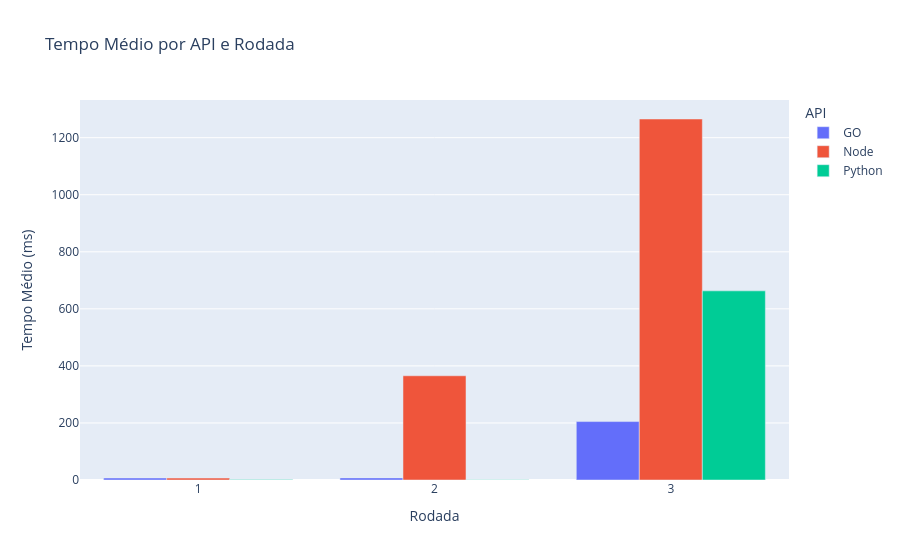
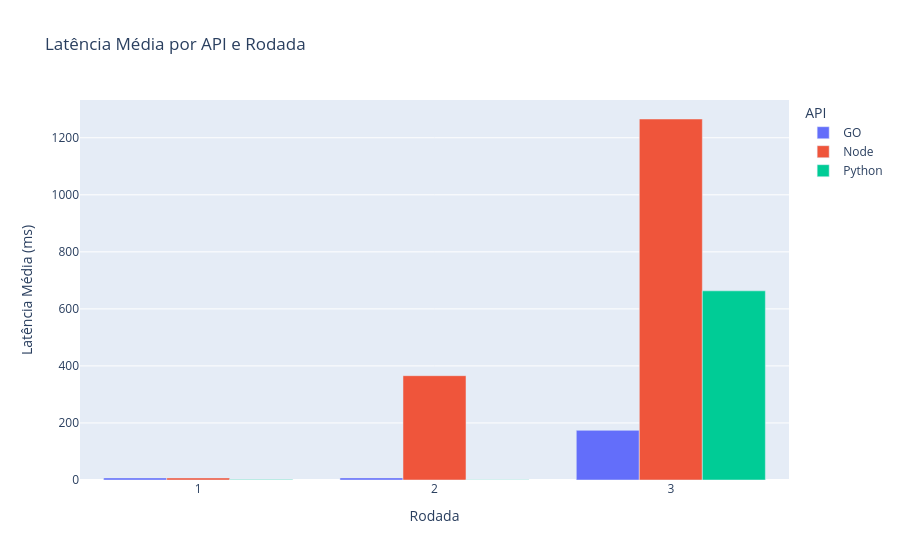
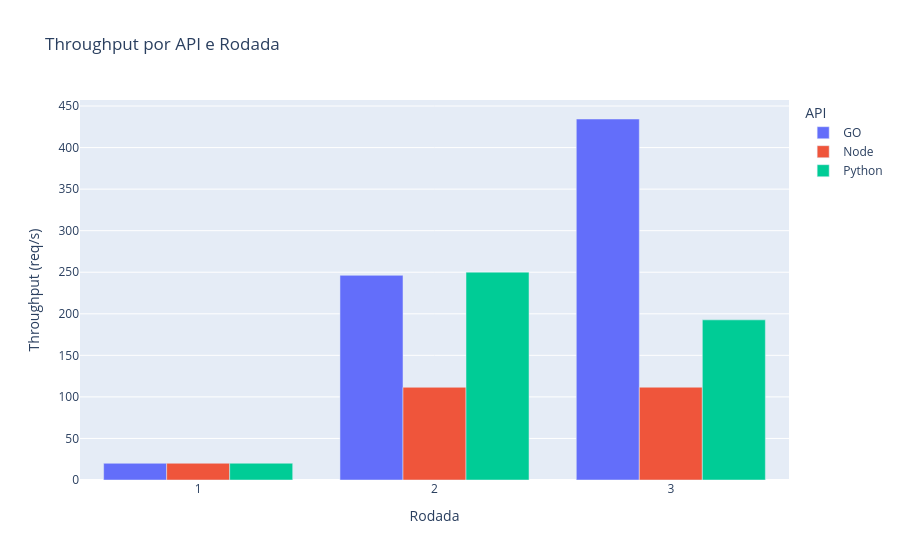
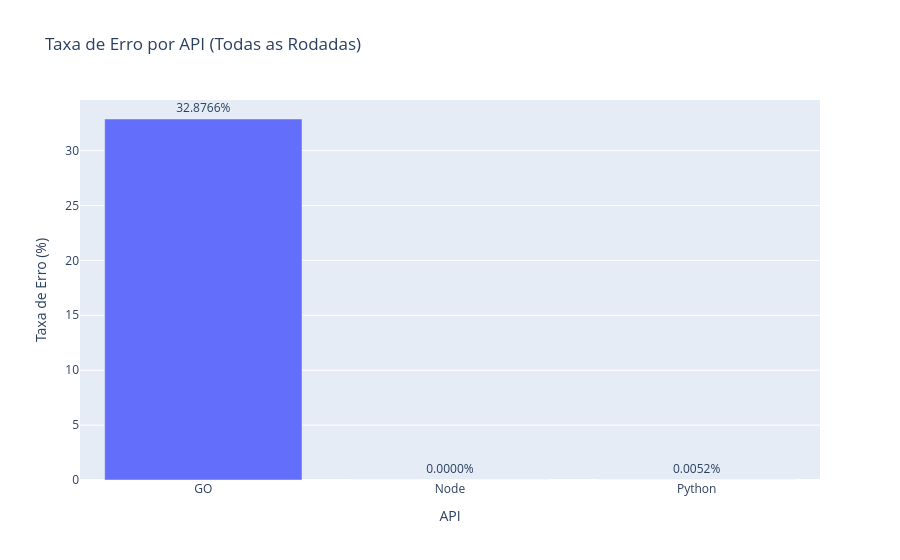

The notebook cell these images were saved under, in order:
### Code cell
# Função para calcular métricas do summary
def calcular_metricas_summary(df_summary):
    avg_tempo = df_summary['Average'].mean()
    avg_throughput = df_summary['Throughput'].mean()
    avg_erros = df_summary['Error %'].apply(lambda x: float(x.strip('%'))).mean()
    return avg_tempo, avg_throughput, avg_erros

# Dicionário com os DataFrames
apis = {
    'GO': [(summary_GO_1, results_GO_1), (summary_GO_2, results_GO_2), (summary_GO_3, results_GO_3)],
    'Node': [(summary_NODE_1, results_NODE_1), (summary_NODE_2, results_NODE_2), (summary_NODE_3, results_NODE_3)],
    'Python': [(summary_Python_1, results_Python_1), (summary_Python_2, results_Python_2), (summary_Python_3, results_Python_3)]
}

# Construir lista de dados
dados = []
dados_erros = []

for api, rodadas in apis.items():
    for i, (summary_df, results_df) in enumerate(rodadas, start=1):
        avg_tempo, avg_throughput, avg_erros = calcular_metricas_summary(summary_df)
        latencia_media = calcular_latencia_media(results_df)
        
        dados.append({
            'API': api,
            'Rodada': i,
            'Tempo Médio (ms)': round(avg_tempo, 2),
            'Throughput (req/s)': round(avg_throughput, 2),
            'Erro (%)': round(avg_erros, 4),
            'Latência Média (ms)': round(latencia_media, 2)
        })
        
        # Coletar dados de erros detalhados
        for _, row in summary_df.iterrows():
            erro_percentual = float(row['Error %'].strip('%'))
            total_samples = row['# Samples']
            total_erros = int((erro_percentual / 100) * total_samples)
            
            dados_erros.append({
                'API': api,
                'Rodada': i,
                'Label': row['Label'],
                'Total Requisições': total_samples,
                'Total Erros': total_erros,
                'Erro (%)': round(erro_percentual, 4),
                'Throughput': row['Throughput']
            })

# Criar DataFrame consolidado
df_resumo = pd.DataFrame(dados)
df_erros_detalhado = pd.DataFrame(dados_erros)

# 1. Resumo de erros por API (todas as rodadas)
df_erros_por_api = df_erros_detalhado.groupby('API').agg({
    'Total Requisições': 'sum',
    'Total Erros': 'sum',
}).reset_index()
df_erros_por_api['Taxa de Erro (%)'] = (
    df_erros_por_api['Total Erros'] / df_erros_por_api['Total Requisições'] * 100
).round(4)

print("\n" + "="*60)
print("RESUMO DE ERROS POR API")
print("="*60)
print(df_erros_por_api.to_string(index=False))

# 2. Erros por API e Rodada
df_erros_por_rodada = df_erros_detalhado.groupby(['API', 'Rodada']).agg({
    'Total Requisições': 'sum',
    'Total Erros': 'sum',
}).reset_index()
df_erros_por_rodada['Taxa de Erro (%)'] = (
    df_erros_por_rodada['Total Erros'] / df_erros_por_rodada['Total Requisições'] * 100
).round(4)

print("\n" + "="*60)
print("ERROS POR API E RODADA")
print("="*60)
print(df_erros_por_rodada.to_string(index=False))

# 3. Endpoints com mais erros
df_endpoints_com_erros = df_erros_detalhado[df_erros_detalhado['Total Erros'] > 0].copy()
df_endpoints_com_erros = df_endpoints_com_erros.sort_values('Total Erros', ascending=False)

print("\n" + "="*60)
print("ENDPOINTS COM MAIS ERROS")
print("="*60)
print(df_endpoints_com_erros[['API', 'Rodada', 'Label', 'Total Erros', 'Erro (%)']].to_string(index=False))


# Gráfico 1: Tempo Médio por API e Rodada
fig_tempo = px.bar(df_resumo, x='Rodada', y='Tempo Médio (ms)', color='API', barmode='group',
                   title='Tempo Médio por API e Rodada')
fig_tempo.show()

# Gráfico 2: Latência Média por API e Rodada
fig_latencia = px.bar(df_resumo, x='Rodada', y='Latência Média (ms)', color='API', barmode='group',
                      title='Latência Média por API e Rodada')
fig_latencia.show()

# Gráfico 3: Throughput por API e Rodada
fig_throughput = px.bar(df_resumo, x='Rodada', y='Throughput (req/s)', color='API', barmode='group',
                        title='Throughput por API e Rodada')
fig_throughput.show()

# Gráfico 4: Taxa de Erro por API
fig_erro_api = px.bar(df_erros_por_api, x='API', y='Taxa de Erro (%)',
                      title='Taxa de Erro por API (Todas as Rodadas)',
                      text='Taxa de Erro (%)')
fig_erro_api.update_traces(texttemplate='%{text:.4f}%', textposition='outside')
fig_erro_api.show()

# Gráfico 5: Taxa de Erro por API e Rodada
fig_erro_rodada = px.bar(df_erros_por_rodada, x='Rodada', y='Taxa de Erro (%)', 
                         color='API', barmode='group',
                         title='Taxa de Erro por API e Rodada')
fig_erro_rodada.show()

# Gráfico 6: Total de Erros por API e Rodada
fig_total_erros = px.bar(df_erros_por_rodada, x='Rodada', y='Total Erros', 
                         color='API', barmode='group',
                         title='Total de Erros por API e Rodada')
fig_total_erros.show()

df_erros_por_api.to_csv('relatorio_erros_por_api.csv', index=False)

### Figure 1 — Plotly figure (JSON) as saved in the notebook; plotly's stock layout.template omitted (floating-point values rounded to 4 significant figures)
{"data": [{"alignmentgroup": "True", "hovertemplate": "API=GO<br>Rodada=%{x}<br>Tempo Médio (ms)=%{y}<extra></extra>", "legendgroup": "GO", "marker": {"color": "#636efa", "pattern": {"shape": ""}}, "name": "GO", "offsetgroup": "GO", "orientation": "v", "showlegend": true, "textposition": "auto", "type": "bar", "x": [1, 2, 3], "xaxis": "x", "y": [7.0, 7.33, 204.8], "yaxis": "y"}, {"alignmentgroup": "True", "hovertemplate": "API=Node<br>Rodada=%{x}<br>Tempo Médio (ms)=%{y}<extra></extra>", "legendgroup": "Node", "marker": {"color": "#EF553B", "pattern": {"shape": ""}}, "name": "Node", "offsetgroup": "Node", "orientation": "v", "showlegend": true, "textposition": "auto", "type": "bar", "x": [1, 2, 3], "xaxis": "x", "y": [6.67, 365.3, 1266.0], "yaxis": "y"}, {"alignmentgroup": "True", "hovertemplate": "API=Python<br>Rodada=%{x}<br>Tempo Médio (ms)=%{y}<extra></extra>", "legendgroup": "Python", "marker": {"color": "#00cc96", "pattern": {"shape": ""}}, "name": "Python", "offsetgroup": "Python", "orientation": "v", "showlegend": true, "textposition": "auto", "type": "bar", "x": [1, 2, 3], "xaxis": "x", "y": [1.83, 0.5, 663.0], "yaxis": "y"}], "layout": {"barmode": "group", "legend": {"title": {"text": "API"}, "tracegroupgap": 0}, "title": {"text": "Tempo Médio por API e Rodada"}, "xaxis": {"anchor": "y", "domain": [0, 1], "title": {"text": "Rodada"}}, "yaxis": {"anchor": "x", "domain": [0, 1], "title": {"text": "Tempo Médio (ms)"}}}}

### Figure 2 — Plotly figure (JSON) as saved in the notebook; plotly's stock layout.template omitted (floating-point values rounded to 4 significant figures)
{"data": [{"alignmentgroup": "True", "hovertemplate": "API=GO<br>Rodada=%{x}<br>Latência Média (ms)=%{y}<extra></extra>", "legendgroup": "GO", "marker": {"color": "#636efa", "pattern": {"shape": ""}}, "name": "GO", "offsetgroup": "GO", "orientation": "v", "showlegend": true, "textposition": "auto", "type": "bar", "x": [1, 2, 3], "xaxis": "x", "y": [7.3, 7.39, 174.1], "yaxis": "y"}, {"alignmentgroup": "True", "hovertemplate": "API=Node<br>Rodada=%{x}<br>Latência Média (ms)=%{y}<extra></extra>", "legendgroup": "Node", "marker": {"color": "#EF553B", "pattern": {"shape": ""}}, "name": "Node", "offsetgroup": "Node", "orientation": "v", "showlegend": true, "textposition": "auto", "type": "bar", "x": [1, 2, 3], "xaxis": "x", "y": [7.1, 365.8, 1266.0], "yaxis": "y"}, {"alignmentgroup": "True", "hovertemplate": "API=Python<br>Rodada=%{x}<br>Latência Média (ms)=%{y}<extra></extra>", "legendgroup": "Python", "marker": {"color": "#00cc96", "pattern": {"shape": ""}}, "name": "Python", "offsetgroup": "Python", "orientation": "v", "showlegend": true, "textposition": "auto", "type": "bar", "x": [1, 2, 3], "xaxis": "x", "y": [2.16, 1.13, 663.3], "yaxis": "y"}], "layout": {"barmode": "group", "legend": {"title": {"text": "API"}, "tracegroupgap": 0}, "title": {"text": "Latência Média por API e Rodada"}, "xaxis": {"anchor": "y", "domain": [0, 1], "title": {"text": "Rodada"}}, "yaxis": {"anchor": "x", "domain": [0, 1], "title": {"text": "Latência Média (ms)"}}}}

### Figure 3 — Plotly figure (JSON) as saved in the notebook; plotly's stock layout.template omitted (floating-point values rounded to 4 significant figures)
{"data": [{"alignmentgroup": "True", "hovertemplate": "API=GO<br>Rodada=%{x}<br>Throughput (req/s)=%{y}<extra></extra>", "legendgroup": "GO", "marker": {"color": "#636efa", "pattern": {"shape": ""}}, "name": "GO", "offsetgroup": "GO", "orientation": "v", "showlegend": true, "textposition": "auto", "type": "bar", "x": [1, 2, 3], "xaxis": "x", "y": [20.11, 246.3, 434.4], "yaxis": "y"}, {"alignmentgroup": "True", "hovertemplate": "API=Node<br>Rodada=%{x}<br>Throughput (req/s)=%{y}<extra></extra>", "legendgroup": "Node", "marker": {"color": "#EF553B", "pattern": {"shape": ""}}, "name": "Node", "offsetgroup": "Node", "orientation": "v", "showlegend": true, "textposition": "auto", "type": "bar", "x": [1, 2, 3], "xaxis": "x", "y": [20.14, 111.5, 111.7], "yaxis": "y"}, {"alignmentgroup": "True", "hovertemplate": "API=Python<br>Rodada=%{x}<br>Throughput (req/s)=%{y}<extra></extra>", "legendgroup": "Python", "marker": {"color": "#00cc96", "pattern": {"shape": ""}}, "name": "Python", "offsetgroup": "Python", "orientation": "v", "showlegend": true, "textposition": "auto", "type": "bar", "x": [1, 2, 3], "xaxis": "x", "y": [20.19, 250.1, 192.7], "yaxis": "y"}], "layout": {"barmode": "group", "legend": {"title": {"text": "API"}, "tracegroupgap": 0}, "title": {"text": "Throughput por API e Rodada"}, "xaxis": {"anchor": "y", "domain": [0, 1], "title": {"text": "Rodada"}}, "yaxis": {"anchor": "x", "domain": [0, 1], "title": {"text": "Throughput (req/s)"}}}}

### Figure 4 — Plotly figure (JSON) as saved in the notebook; plotly's stock layout.template omitted (floating-point values rounded to 4 significant figures)
{"data": [{"hovertemplate": "API=%{x}<br>Taxa de Erro (%)=%{text}<extra></extra>", "legendgroup": "", "marker": {"color": "#636efa", "pattern": {"shape": ""}}, "name": "", "orientation": "v", "showlegend": false, "text": [32.88, 0.0, 0.0052], "textposition": "outside", "texttemplate": "%{text:.4f}%", "type": "bar", "x": ["GO", "Node", "Python"], "xaxis": "x", "y": [32.88, 0.0, 0.0052], "yaxis": "y"}], "layout": {"barmode": "relative", "legend": {"tracegroupgap": 0}, "title": {"text": "Taxa de Erro por API (Todas as Rodadas)"}, "xaxis": {"anchor": "y", "domain": [0, 1], "title": {"text": "API"}}, "yaxis": {"anchor": "x", "domain": [0, 1], "title": {"text": "Taxa de Erro (%)"}}}}
